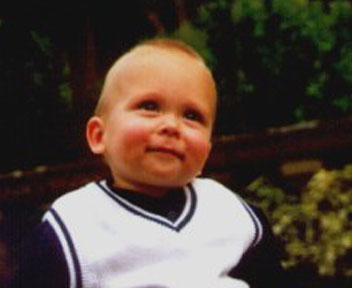
#> input picture testing/im00001.jpg, 352 x 288 px
$ python test.py   (Python 2 division)
#> lines starting #> are read from the running program, lines starting #| are printed output that depends on the picture
import time
start = time.time()

#print 'test'
import sys
import numpy as np
import skimage.io as io
from sklearn.cross_validation import train_test_split
from sklearn.metrics import mean_absolute_error
from sklearn.preprocessing import StandardScaler

# super-pixels
from skimage.segmentation import slic
from skimage.util import img_as_float

#
from multiprocessing.dummy import Pool as ThreadPool

from ELM import ELMRegressor

def im_read(path):
	return io.imread(path)

def im_reshape(im):
	'''
	reshape so each pixel is a (r,b,g) row
	'''
	x,y,z = im.shape
	return im.reshape(x*y,z)

def im_superpixels(im):
    im_labels = slic(im, n_segments = 100, sigma = 3) # 500, 5
    unique_labels = np.unique(im_labels)
    segs = [im[np.argwhere(im_labels == x)] for x in unique_labels]
    return np.vstack([seg_2_stats(seg) for seg in segs])

def seg_2_stats(seg):
    return np.ndarray([np.mean(seg), np.std(seg), np.median(seg)])

def superpixels_2_stats(segs):
    return np.column_stack([np.mean(segs,axis=0),np.std(segs,axis=0),np.median(segs,axis=0)])

def im_2_mask(im):
	'''
	covert mask to 1's and 0's and reshape
	'''
	mu = np.mean(im, axis=2)
	mask2d = mu < 255
	mask2d = mask2d.astype(int)
	x,y = mask2d.shape
	return mask2d.reshape(x*y)

def im_2_mask_2(zs):
    pass

def sample_test():
	X = im_reshape(im_read('im00001.jpg'))
	Y = im_2_mask(im_read('im00001_s.bmp'))
	W = np.linalg.lstsq(X, Y)[0]
	print W

# get 1st path passed in as argument
path = '' if len(sys.argv) < 2 else str(sys.argv[1])

# load all training images @ path
all_train_imgs = io.ImageCollection(path + '*.jpg')
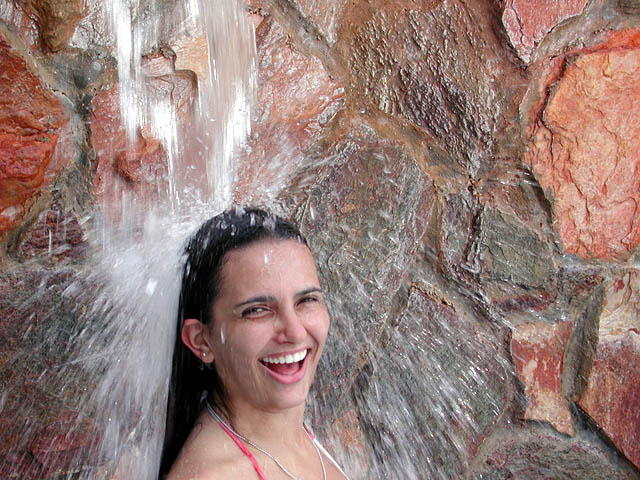
#> input picture testing/im01051.jpg, 640 x 480 px
#> all_train_imgs = 2 items

# combine all images, one pixel per row
X = np.concatenate([im_superpixels(im) for im in all_train_imgs], axis=0)
#> in im_superpixels, `im_labels = slic(im, n_segments = 100, sigma = 3)`:
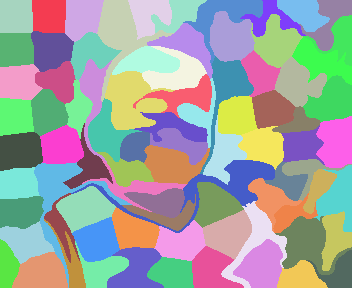
#> im_labels: shape (288, 352) int64; 83 distinct labels, from 1 to 83; one colour per label, 0 black
#> in im_superpixels, im is the input picture: shape (288, 352, 3); mean R, G, B 83.6, 69.5, 59.3
#> in im_superpixels, `unique_labels = np.unique(im_labels)`: unique_labels = 83 values from 1 to 83
#> (the run stopped early here; a loop or call above may not have finished)
